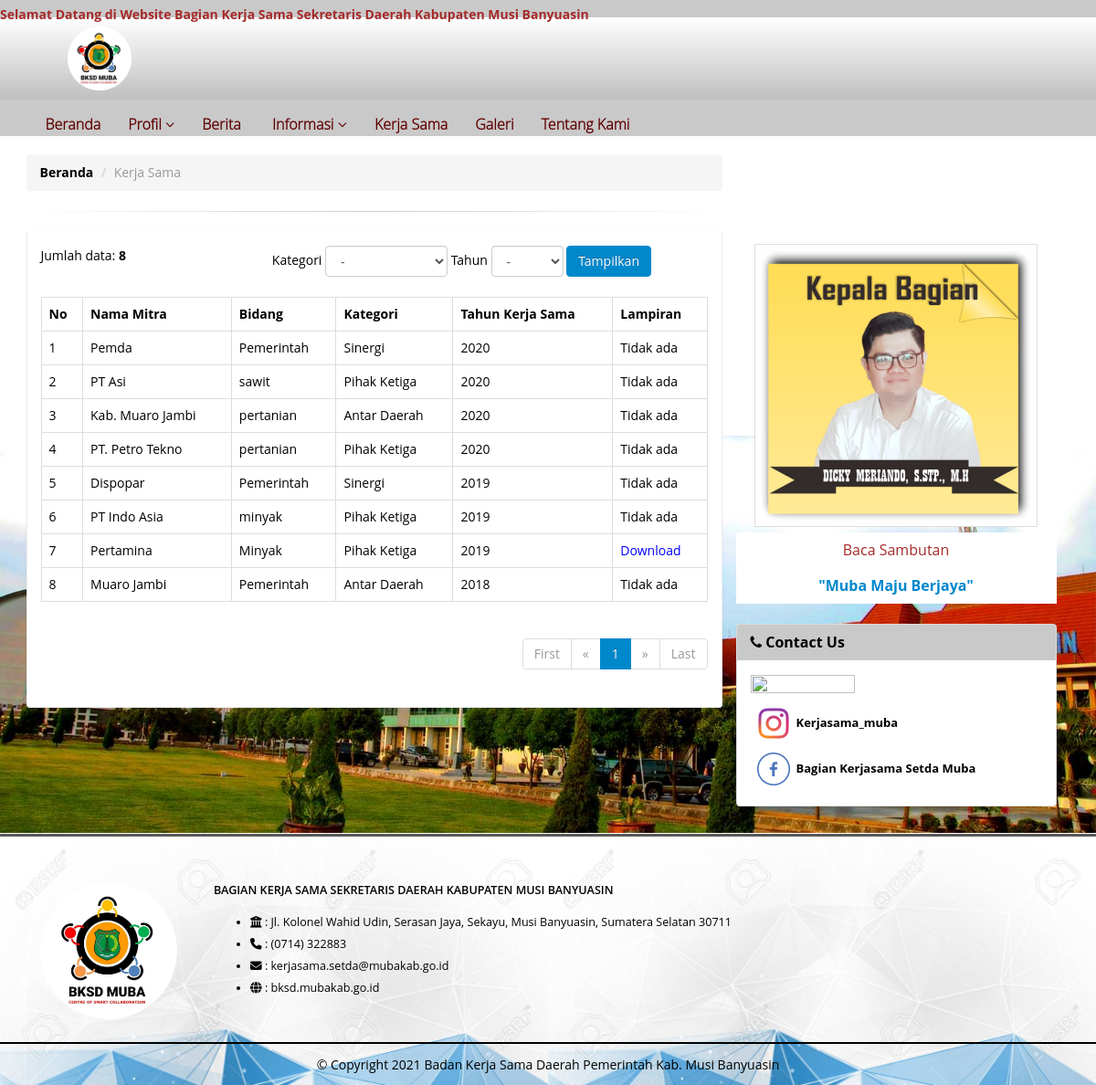
Page /kerja-sama.php on the committed database.
### tables this page shows
CREATE TABLE `kerja_sama` (
  `id_kerja_sama` varchar(11) NOT NULL,
  `nama_mitra` varchar(100) NOT NULL,
  `bidang` varchar(50) NOT NULL,
  `kategori` varchar(50) NOT NULL,
  `tahun` year(4) NOT NULL,
  `lampiran` varchar(50) NOT NULL
);

### includes/kerja-sama.inc.php (called while the page is built, shortened)
<?php
class kerja_sama {
	private $conn;
	private $table_name = "kerja_sama";
	public function __construct($db) {
		$this->conn = $db;
	}
	function countAll(){
		$query = "SELECT * FROM {$this->table_name} ORDER BY id_kerja_sama DESC";
		$stmt = $this->conn->prepare( $query );
		$stmt->execute();
		return $stmt->rowCount();
	}
}

### kerja-sama.php (the view, shortened to what this page needs)
<?php
    include_once('includes/header.php');
    include_once('includes/kerja-sama.inc.php');
    $pro = new kerja_sama($db);
    $conn = $db;
    $count = $pro->countAll();
    $batas = 10;
    $halaman = isset($_GET['halaman'])? $_GET['halaman'] : 1;
    $halaman_awal = ($halaman>1) ? ($halaman * $batas) - $batas : 0;
    $jumlah_halaman = ceil($count / $batas);
    if (isset($_POST['submit'])) {
        $thn = ($_POST['tahun']);
        $ktg = ($_POST['kategori']);
        if (!empty($thn) && !empty($ktg)) {
         $query = "SELECT * FROM kerja_sama WHERE tahun = '$thn' AND kategori = '$ktg' LIMIT $halaman_awal, $batas";
         $stmt = $conn->prepare($query);
         $stmt->execute();
        } elseif (!empty($thn) && empty($ktg)) {
            $query = "SELECT * FROM kerja_sama WHERE tahun = '$thn' LIMIT $halaman_awal, $batas";
            $stmt = $conn->prepare($query);
            $stmt->execute();
        } elseif (empty($thn) && !empty($ktg)) {
            $query = "SELECT * FROM kerja_sama WHERE kategori = '$ktg' LIMIT $halaman_awal, $batas";
            $stmt = $conn->prepare($query);
            $stmt->execute();
        } else {
         $query = "SELECT * FROM kerja_sama ORDER BY tahun Desc LIMIT $halaman_awal, $batas";
         $stmt = $conn->prepare($query);
         $stmt->execute();
        }
       } else {
        $query = "SELECT * FROM kerja_sama ORDER BY tahun Desc LIMIT $halaman_awal, $batas";
        $stmt = $conn->prepare($query);
        $stmt->execute();
       }
?>
<div class="home-intro" style="background: url('assets/img/kantor-bupati.jpeg');background-size:100%;background-repeat: no-repeat;background-position: bottom;margin-bottom: 5%;">
    <div class="container">
        <div class="row" >
            <div class="col-md-8">
                <div class="row">
                    <ol class="breadcrumb">
                    <li><b><a href="index.php" style="color: black;">Beranda</a></b></li>
                    <li class="active">Kerja Sama</li>
                    </ol>
                    <hr>
                    <div class="tabs" style="margin-bottom: 10%;">
                        <div class="tab-content">
                            <div class="row">
                                <div class="col-md-4">
                                    <span>Jumlah data: <b><?= $count ?></b></span>
                                </div>
                                <div class="col-md-8">
                                    <form method="POST" action="" class="form-inline">
                                        <label for="kategori">Kategori</label>
                                        <select class="form-control mr-2" name="kategori">
                                            <option value="">-</option>
                                        </select>
                                        <label for="tahun">Tahun </label>
                                        <select class="form-control mr-2" name="tahun">
                                            <option value="">-</option>
                                        </select>
                                        <button type="submit" name="submit" class="btn btn-primary">Tampilkan</button>
                                    </form>
                                <br>
                                </div>
                                <div class="col-md-12">
                                    <table  width="100%" class="table table-bordered">
                                    <tr>
                                    <th>No</th>
                                    <th>Nama Mitra</th>
                                    <th>Bidang</th>
                                    <th>Kategori</th>
                                    <th>Tahun Kerja Sama</th>
                                    <th>Lampiran</th>
                                    </tr>
                                    <?php
                                    $nomor = 1;
                                    while ($row = $stmt->fetch(PDO::FETCH_ASSOC)) {
                                    ?>
                                    <tr>
                                    <td><?= $nomor++ ?></td>
                                    <td><?= ucwords($row['nama_mitra']) ?></td>
                                    <td><?= $row['bidang'] ?></td>
                                    <td><?= $row['kategori'] ?></td>
                                    <td><?= $row['tahun'] ?></td>
                                    <?php if(!empty($row['lampiran'])) { ?>
                                    <td><a href="admin/file/kerja-sama/lampiran/<?=$row['lampiran'] ?>">Download</a></td>
                                    <?php } else { ?>
                                    <td>Tidak ada</td>
                                    <?php } ?>
                                    </tr>
                                    <?php
                                    }
                                    ?>
                                    </table>
                                </div>
                            </div>
                            <nav class="mb-5" align="right">
                                <ul class="pagination justify-content-end">
                                    <?php
                                    $jumlah_number = 1;
                                    $start_number = ($halaman > $jumlah_number)? $halaman - $jumlah_number : 1;
                                    $end_number = ($halaman < ($jumlah_halaman - $jumlah_number))? $halaman + $jumlah_number : $jumlah_halaman;
                                    if($halaman == 1){
                                        echo '<li class="page-item disabled"><a class="page-link" href="#">First</a></li>';
                                        echo '<li class="page-item disabled"><a class="page-link" href="#"><span aria-hidden="true">&laquo;</span></a></li>';
                                    } else {
                                        $link_prev = ($halaman > 1)? $halaman - 1 : 1;
                                        echo '<li class="page-item"><a class="page-link" href="?halaman=1">First</a></li>';
                                        echo '<li class="page-item"><a class="page-link" href="?halaman='.$link_prev.'" aria-label="Previous"><span aria-hidden="true">&laquo;</span></a></li>';
                                    }
                                    for($i = $start_number; $i <= $end_number; $i++){
                                        $link_active = ($halaman == $i)? ' active' : '';
                                        echo '<li class="page-item '.$link_active.'"><a class="page-link" href="?halaman='.$i.'">'.$i.'</a></li>';
                                    }
                                    if($halaman == $jumlah_halaman){
                                        echo '<li class="page-item disabled"><a class="page-link" href="#"><span aria-hidden="true">&raquo;</span></a></li>';
                                        echo '<li class="page-item disabled"><a class="page-link" href="#">Last</a></li>';
                                    }
                                    ?>
                                </ul>
                            </nav>
                        </div>
                    </div>
                </div>
            </div>
            <?php include "includes/side-page.php"; ?>
        </div>
    </div>
</div>
<?php
    include_once('includes/footer.php');
?>

### assets/themes/css/theme.css (style rules this page uses)
html { overflow-x: hidden; overflow-y: auto; }
body { background-color: white; color: #000; font-family: "Open Sans", Arial, sans-serif; font-size: 14px; line-height: 22px; margin: 0; }
.home-intro { background-color: #ffffff; margin-bottom: 60px; overflow: hidden; padding: 20px 0 10px 0; position: relative; text-align: left; }

### assets/themes/css/theme-elements.css (style rules this page uses)
form label { font-weight: normal; }
select { border: 1px solid #E5E7E9; border-radius: 6px; outline: none; }
.tabs { border-radius: 4px; margin-bottom: 35px; }
.tab-content { border-radius: 0 0 4px 4px; box-shadow: 0 1px 5px 0 rgba(0, 0, 0, 0.04); background-color: #FFF; border: 1px solid #EEE; border-top: 0; padding: 15px; }
body a { outline: none !important; }
li { line-height: 24px; }
hr { background-image: -webkit-linear-gradient(left, transparent, rgba(0, 0, 0, 0.2), transparent); background-image: linear-gradient(to right, transparent, rgba(0, 0, 0, 0.2), transparent); border: 0; height: 1px; margin: 22px 0 22px 0; }

### assets/themes/css/default.css (style rules this page uses)
a { color: blue; }
.pagination > .active a, .pagination > .active span, .pagination > .active a:hover, .pagination > .active span:hover, .pagination > .active a:focus, .pagination > .active span:focus { background-color: #0088cc !important; }
.btn-primary, .pagination > .active > a { border-color: #0088cc !important; color: #ffffff; text-shadow: 0 -1px 0 rgba(0, 0, 0, 0.25); background-color: #0088cc; border-color: #0088cc; }

### rows in the picture
kerja_sama: nama_mitra "Pemda", bidang "Pemerintah", kategori "Sinergi", tahun "2020", lampiran "Tidak ada"
kerja_sama: nama_mitra "PT Asi", bidang "sawit", kategori "Pihak Ketiga", tahun "2020", lampiran "Tidak ada"
kerja_sama: nama_mitra "Kab. Muaro Jambi", bidang "pertanian", kategori "Antar Daerah", tahun "2020", lampiran "Tidak ada"
kerja_sama: nama_mitra "PT. Petro Tekno", bidang "pertanian", kategori "Pihak Ketiga", tahun "2020", lampiran "Tidak ada"
kerja_sama: nama_mitra "Dispopar", bidang "Pemerintah", kategori "Sinergi", tahun "2019", lampiran "Tidak ada"
kerja_sama: nama_mitra "PT Indo Asia", bidang "minyak", kategori "Pihak Ketiga", tahun "2019", lampiran "Tidak ada"
kerja_sama: nama_mitra "Pertamina", bidang "Minyak", kategori "Pihak Ketiga", tahun "2019"
kerja_sama: nama_mitra "Muaro Jambi", bidang "Pemerintah", kategori "Antar Daerah", tahun "2018", lampiran "Tidak ada"

### other values in the picture
$count "8"
